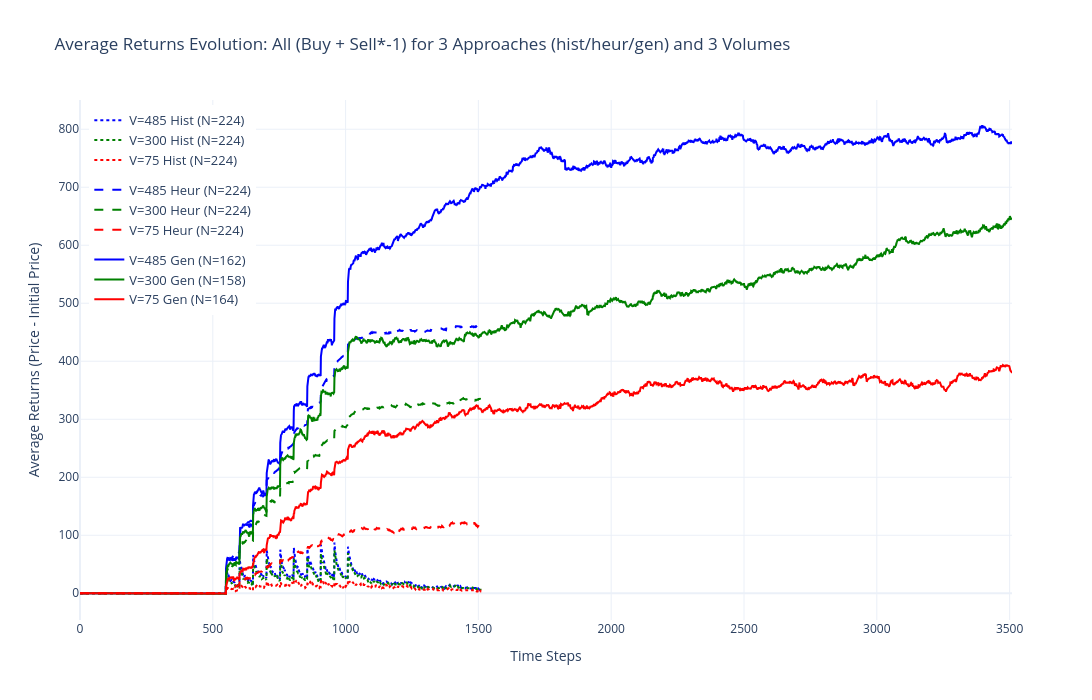

This figure's notebook cell:
### Code cell
# ===== Compare 3 approaches: hist / heur / gen for multiple volumes =====

# --- Define experiment configs for each volume ---
# You can fill in the experiment names for vol2 and vol3 below

volume_experiments = {
    "vol1": {  # 485
        "label": "V=485",
        "color": "blue",
        "approaches": {
            "hist": {
                "buy": 'exp_143_20251002_233705_hist_buy_485_b0_b7',
                "sell": 'exp_144_20251002_234327_hist_sell_485_b0_b7',
            },
            "heur": {
                "buy": 'exp_137_20251002_210350_heur_buy_485_b0_b7',
                "sell": 'exp_138_20251002_210917_heur_sell_485_b0_b7',
            },
            "gen": {
                "buy": 'exp_133_20250923_202808_gen_buy_485_b0_b7',
                "sell": 'exp_134_20250924_005646_gen_sell_485_b0_b7',
            }
        }
    },
    "vol2": {  # <--- FILL IN YOUR EXPERIMENTS FOR 2nd VOLUME
        "label": "V=300",  # e.g. "V=1000"
        "color": "green",
        "approaches": {
            "hist": {
                "buy": 'exp_141_20251002_232519_hist_buy_300_b0_b7',
                "sell": 'exp_142_20251002_233013_hist_sell_300_b0_b7',
            },
            "heur": {
                "buy": 'exp_135_20251002_171016_heur_buy_300_b0_b7',
                "sell": 'exp_136_20251002_201550_heur_sell_300_b0_b7',
            },
            "gen": {
                "buy": 'exp_131_20250923_104218_gen_buy_300_b0_b7',
                "sell": 'exp_132_20250923_154415_gen_sell_300_b0_b7',
            }
        }
    },
    "vol3": {  # <--- FILL IN YOUR EXPERIMENTS FOR 3rd VOLUME
        "label": "V=75",  # e.g. "V=2000"
        "color": "red",
        "approaches": {
            "hist": {
                "buy": 'exp_151_20251006_133342_hist_buy_75_b0_b7',
                "sell": 'exp_152_20251006_143539_hist_sell_75_b0_b7',
            },
            "heur": {
                "buy": 'exp_149_20251006_132251_heur_buy_75_b0_b7',
                "sell": 'exp_150_20251006_132807_heur_sell_75_b0_b7',
            },
            "gen": {
                "buy": 'exp_147_20251005_220723_gen_buy_75_b0_b7',
                "sell": 'exp_148_20251006_023201_gen_sell_75_b0_b7',
            }
        }
    }
}

# --- Line style for each approach ---
approach_linestyle = {
    "hist": "dot",
    "heur": "dash",
    "gen": "solid"
}

approach_labels = {
    "hist": "Hist",
    "heur": "Heur",
    "gen": "Gen"
}

sample_day_map = pd.read_csv(f'/app/batches_equal_sample_day_map.csv')

# --- Load and process data for all volumes and approaches ---
all_returns_stats = {}

for vol_key, vol_cfg in volume_experiments.items():
    all_returns_stats[vol_key] = {}
    for approach, exp in vol_cfg["approaches"].items():
        # Load sample indices after book filtration
        try:
            merged_buy_indx = pd.read_csv(f'/app/data_saved/{exp["buy"]}/samples_after_book_filtration.csv')
            merged_sell_indx = pd.read_csv(f'/app/data_saved/{exp["sell"]}/samples_after_book_filtration.csv')
        except Exception as e:
            print(f"Skip {vol_key}-{approach}: {e}")
            continue
        buy_sample_indices = set(merged_buy_indx['samples after book filtration'])
        sell_sample_indices = set(merged_sell_indx['samples after book filtration'])
        common_sample_indices_set = buy_sample_indices & sell_sample_indices

        # Load full filtered_merged.pkl for buy/sell
        try:
            with open(f'/app/data_saved/{exp["buy"]}/filtered_merged.pkl', 'rb') as f:
                merged_buy_full = pickle.load(f)
            with open(f'/app/data_saved/{exp["sell"]}/filtered_merged.pkl', 'rb') as f:
                merged_sell_full = pickle.load(f)
        except Exception as e:
            print(f"Skip {vol_key}-{approach}: {e}")
            continue

        # Filter to only common sample indices
        merged_buy = merged_buy_full[merged_buy_full.id.isin(common_sample_indices_set)].copy()
        merged_sell = merged_sell_full[merged_sell_full.id.isin(common_sample_indices_set)].copy()

        # Add suffix to id to distinguish buy/sell
        merged_buy_prefixed = merged_buy.copy()
        merged_buy_prefixed['id'] = merged_buy_prefixed['id'].astype(str) + '_buy'
        merged_sell_prefixed = merged_sell.copy()
        merged_sell_prefixed['id'] = merged_sell_prefixed['id'].astype(str) + '_sell'

        # Combine buy and sell
        combined_df = pd.concat([merged_buy_prefixed, merged_sell_prefixed], ignore_index=True)

        # --- Compute returns ---
        all_returns = []
        buy_returns = []
        sell_returns = []

        for _, row in combined_df.iterrows():
            data_array = np.array(row['merged_data'])
            returns = data_array - data_array[0]
            if row['id'].endswith('_buy'):
                buy_returns.append(returns)
                all_returns.append(returns)
            elif row['id'].endswith('_sell'):
                sell_returns_inverted = returns * -1.0
                sell_returns.append(sell_returns_inverted)
                all_returns.append(sell_returns_inverted)

        buy_returns = np.array(buy_returns)
        sell_returns = np.array(sell_returns)
        all_returns = np.array(all_returns)

        avg_all_returns = np.mean(all_returns, axis=0)
        std_all_returns = np.std(all_returns, axis=0)
        avg_buy_returns = np.mean(buy_returns, axis=0)
        std_buy_returns = np.std(buy_returns, axis=0)
        avg_sell_returns = np.mean(sell_returns, axis=0)
        std_sell_returns = np.std(sell_returns, axis=0)

        all_returns_stats[vol_key][approach] = {
            "avg_all": avg_all_returns,
            "std_all": std_all_returns,
            "avg_buy": avg_buy_returns,
            "std_buy": std_buy_returns,
            "avg_sell": avg_sell_returns,
            "std_sell": std_sell_returns,
            "n_all": len(all_returns),
            "n_buy": len(buy_returns),
            "n_sell": len(sell_returns)
        }

        print(f"\n[{vol_cfg['label']}][{approach_labels[approach]}] buy: {len(buy_returns)}, sell: {len(sell_returns)}, total: {len(all_returns)}")

# --- Plot: Compare all approaches for all volumes ---

import plotly.graph_objects as go
import numpy as np

fig = go.Figure()

# For legend grouping
legendgroup_map = {
    "hist": "Hist",
    "heur": "Heur",
    "gen": "Gen"
}

# Use the time axis from the first available approach
for vol_key, vol_cfg in volume_experiments.items():
    for approach in ["hist", "heur", "gen"]:
        stats = all_returns_stats.get(vol_key, {}).get(approach, None)
        if stats is None:
            continue
        x_axis = list(range(len(stats["avg_all"])))
        color = vol_cfg["color"]
        dash = approach_linestyle[approach]
        label = f"{vol_cfg['label']} {approach_labels[approach]}"
        legendgroup = legendgroup_map[approach]
        # Plot avg_all
        fig.add_trace(go.Scatter(
            x=x_axis,
            y=stats["avg_all"],
            mode='lines',
            name=label + f" (N={stats['n_all']})",
            line=dict(color=color, width=2, dash=dash),
            legendgroup=legendgroup,
        ))
        # Optionally, plot buy/sell separately as thinner lines:
        # fig.add_trace(go.Scatter(
        #     x=x_axis,
        #     y=stats["avg_buy"],
        #     mode='lines',
        #     name=label + " Buy",
        #     line=dict(color=color, width=1, dash=dash),
        #     legendgroup=legendgroup,
        #     showlegend=False
        # ))
        # fig.add_trace(go.Scatter(
        #     x=x_axis,
        #     y=stats["avg_sell"],
        #     mode='lines',
        #     name=label + " Sell*-1",
        #     line=dict(color=color, width=1, dash=dash),
        #     legendgroup=legendgroup,
        #     showlegend=False
        # ))

fig.update_layout(
    title='Average Returns Evolution: All (Buy + Sell*-1) for 3 Approaches (hist/heur/gen) and 3 Volumes',
    xaxis_title='Time Steps',
    yaxis_title='Average Returns (Price - Initial Price)',
    width=1200,
    height=700,
    legend=dict(x=0.01, y=0.99, font=dict(size=13)),
    template='plotly_white'
)

fig.show()

print("\nPlotted average returns for all approaches (hist/heur/gen) and all volumes:")
for vol_key, vol_cfg in volume_experiments.items():
    for approach in ["hist", "heur", "gen"]:
        stats = all_returns_stats.get(vol_key, {}).get(approach, None)
        if stats is not None:
            print(f"- {vol_cfg['label']} {approach_labels[approach]}: All={stats['n_all']}, Buy={stats['n_buy']}, Sell={stats['n_sell']}")
print("  (Sell returns are multiplied by -1 for comparison)")
print("  Color: volume, Line style: approach (solid=hist, dash=heur, dot=gen)")

### Figure 1 — Plotly figure (JSON) as saved in the notebook; plotly's stock layout.template omitted (floating-point values rounded to 4 significant figures; data arrays with more than 128 entries replaced by an {"elided": "..."} marker saying what was removed)
{"data": [{"legendgroup": "Hist", "line": {"color": "blue", "dash": "dot", "width": 2}, "mode": "lines", "name": "V=485 Hist (N=224)", "type": "scatter", "x": {"elided": "1510 int values"}, "y": {"elided": "1510 float values"}}, {"legendgroup": "Heur", "line": {"color": "blue", "dash": "dash", "width": 2}, "mode": "lines", "name": "V=485 Heur (N=224)", "type": "scatter", "x": {"elided": "1510 int values"}, "y": {"elided": "1510 float values"}}, {"legendgroup": "Gen", "line": {"color": "blue", "dash": "solid", "width": 2}, "mode": "lines", "name": "V=485 Gen (N=162)", "type": "scatter", "x": {"elided": "3510 int values"}, "y": {"elided": "3510 float values"}}, {"legendgroup": "Hist", "line": {"color": "green", "dash": "dot", "width": 2}, "mode": "lines", "name": "V=300 Hist (N=224)", "type": "scatter", "x": {"elided": "1510 int values"}, "y": {"elided": "1510 float values"}}, {"legendgroup": "Heur", "line": {"color": "green", "dash": "dash", "width": 2}, "mode": "lines", "name": "V=300 Heur (N=224)", "type": "scatter", "x": {"elided": "1510 int values"}, "y": {"elided": "1510 float values"}}, {"legendgroup": "Gen", "line": {"color": "green", "dash": "solid", "width": 2}, "mode": "lines", "name": "V=300 Gen (N=158)", "type": "scatter", "x": {"elided": "3510 int values"}, "y": {"elided": "3510 float values"}}, {"legendgroup": "Hist", "line": {"color": "red", "dash": "dot", "width": 2}, "mode": "lines", "name": "V=75 Hist (N=224)", "type": "scatter", "x": {"elided": "1510 int values"}, "y": {"elided": "1510 float values"}}, {"legendgroup": "Heur", "line": {"color": "red", "dash": "dash", "width": 2}, "mode": "lines", "name": "V=75 Heur (N=224)", "type": "scatter", "x": {"elided": "1510 int values"}, "y": {"elided": "1510 float values"}}, {"legendgroup": "Gen", "line": {"color": "red", "dash": "solid", "width": 2}, "mode": "lines", "name": "V=75 Gen (N=164)", "type": "scatter", "x": {"elided": "3510 int values"}, "y": {"elided": "3510 float values"}}], "layout": {"height": 700, "legend": {"font": {"size": 13}, "x": 0.01, "y": 0.99}, "title": {"text": "Average Returns Evolution: All (Buy + Sell*-1) for 3 Approaches (hist/heur/gen) and 3 Volumes"}, "width": 1200, "xaxis": {"title": {"text": "Time Steps"}}, "yaxis": {"title": {"text": "Average Returns (Price - Initial Price)"}}}}
